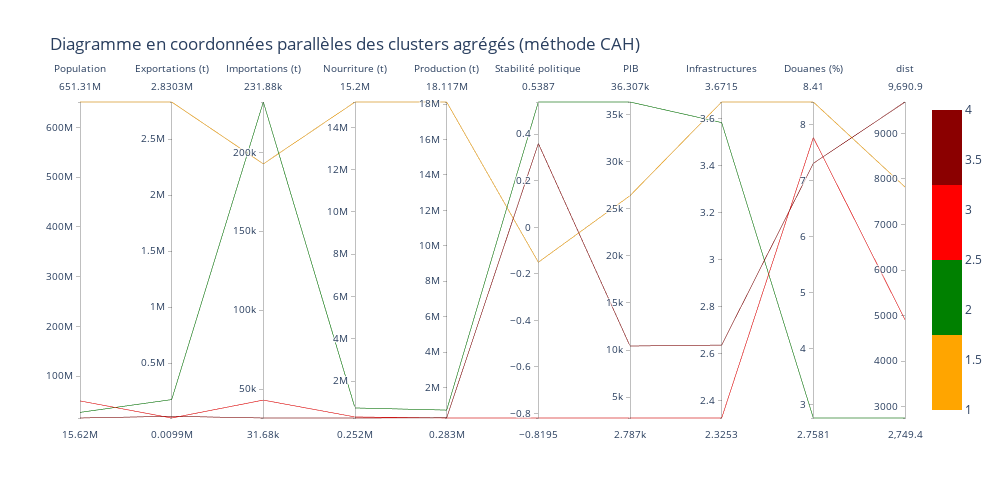

Here is the notebook cell this chart was saved with:
### Code cell
# Créer le diagramme en coordonnées parallèles
fig = go.Figure(
    go.Parcoords(
        line=dict(
            color=df_agg['Cluster_CAH'],
            colorscale=[[0, 'orange'], [0.25, 'orange'], [0.25, 'green'], [0.5, 'green'], [0.5, 'red'], [0.75, 'red'], [0.75, 'darkred'], [1, 'darkred']],
            showscale=True,
            cmin=1,
            cmax=4
        ),
        dimensions=[dict(label=col, values=df_agg[col]) for col in colonnes_numeriques]
    )
)

# Mettre à jour la mise en page
fig.update_layout(
    title="Diagramme en coordonnées parallèles des clusters agrégés (méthode CAH)",
    width=1000,
    height=500
)

# Afficher le diagramme
fig.show()

### Figure 1 — Plotly figure (JSON) as saved in the notebook; plotly's stock layout.template omitted (floating-point values rounded to 4 significant figures)
{"data": [{"dimensions": [{"label": "Population", "values": [651300000.0, 26930000.0, 49970000.0, 15620000.0]}, {"label": "Exportations (t)", "values": [2830000.0, 174200.0, 9924.0, 25180.0]}, {"label": "Importations (t)", "values": [192700.0, 231900.0, 43030.0, 31680.0]}, {"label": "Nourriture (t)", "values": [15200000.0, 727300.0, 301200.0, 251800.0]}, {"label": "Production (t)", "values": [18120000.0, 729500.0, 282900.0, 295500.0]}, {"label": "Stabilité politique", "values": [-0.1501, 0.5387, -0.8195, 0.3604]}, {"label": "PIB", "values": [26370.0, 36310.0, 2787.0, 10420.0]}, {"label": "Infrastructures", "values": [3.672, 3.584, 2.325, 2.636]}, {"label": "Douanes (%)", "values": [8.41, 2.758, 7.773, 7.312]}, {"label": "dist", "values": [7824.0, 2749.0, 4909.0, 9691.0]}], "line": {"cmax": 4, "cmin": 1, "color": [1, 2, 3, 4], "colorscale": [[0, "orange"], [0.25, "orange"], [0.25, "green"], [0.5, "green"], [0.5, "red"], [0.75, "red"], [0.75, "darkred"], [1, "darkred"]], "showscale": true}, "type": "parcoords"}], "layout": {"height": 500, "title": {"text": "Diagramme en coordonnées parallèles des clusters agrégés (méthode CAH)"}, "width": 1000}}
